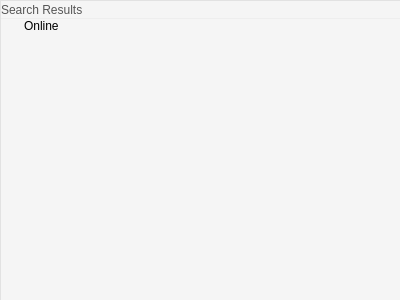
<?xml version="1.0" encoding="UTF-8"?>
<ui version="4.0">
 <class>Form</class>
 <widget class="QWidget" name="Form">
  <property name="geometry">
   <rect>
    <x>0</x>
    <y>0</y>
    <width>400</width>
    <height>300</height>
   </rect>
  </property>
  <property name="windowTitle">
   <string>Form</string>
  </property>
  <property name="styleSheet">
   <string notr="true">QTreeWidget {
background:rgba(255,255,255,100);
}

QTreeWidget::item {
}

QHeaderView::section {
background: transparent;
border:0px;
font:20pt &quot;Open Sans&quot;;
}

QHeaderView {
background:transparent;
border-bottom:1px solid #eee;
color:#555;
}</string>
  </property>
  <widget class="QTreeWidget" name="treeWidget">
   <property name="geometry">
    <rect>
     <x>0</x>
     <y>0</y>
     <width>401</width>
     <height>301</height>
    </rect>
   </property>
   <property name="styleSheet">
    <string notr="true"/>
   </property>
   <column>
    <property name="text">
     <string>Search Results</string>
    </property>
   </column>
   <item>
    <property name="text">
     <string>Online</string>
    </property>
   </item>
  </widget>
 </widget>
 <resources/>
 <connections/>
</ui>
